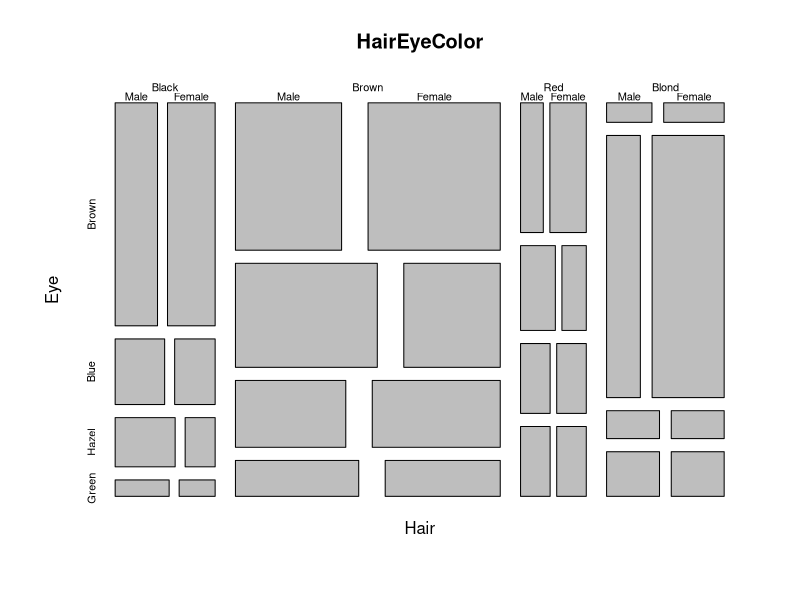
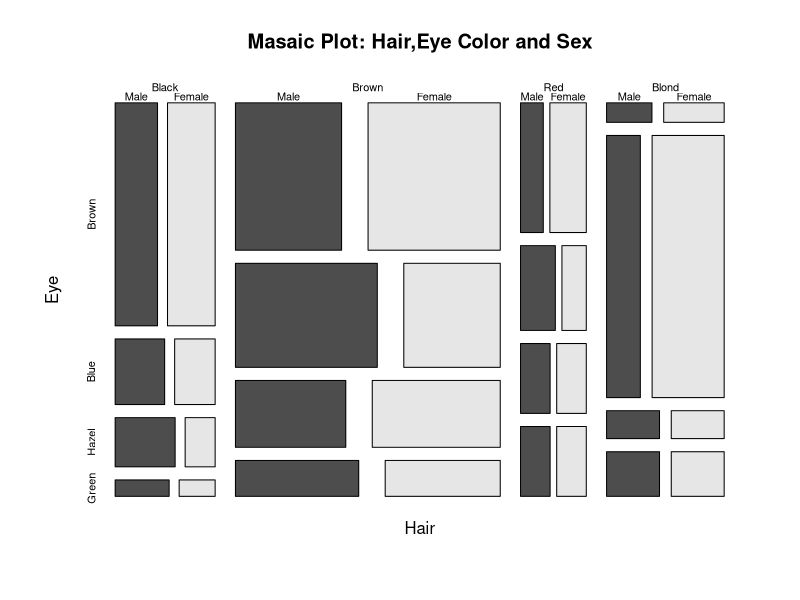
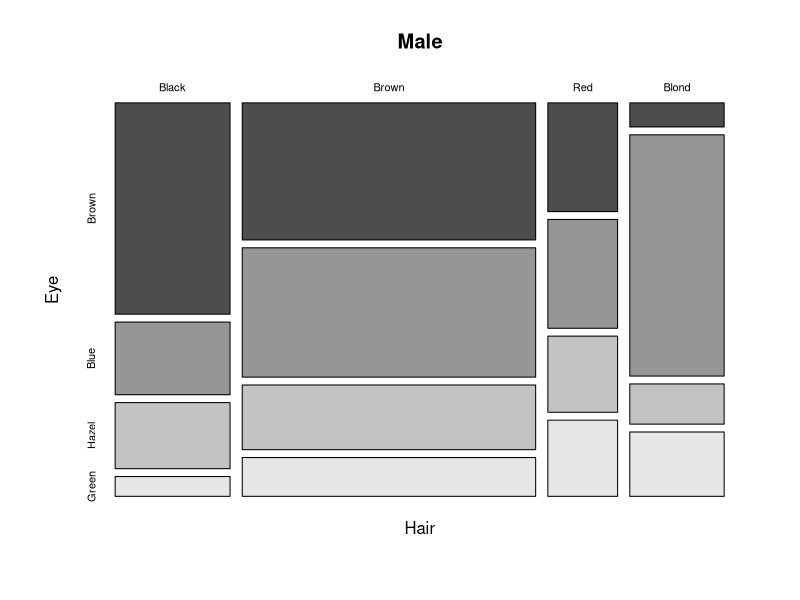
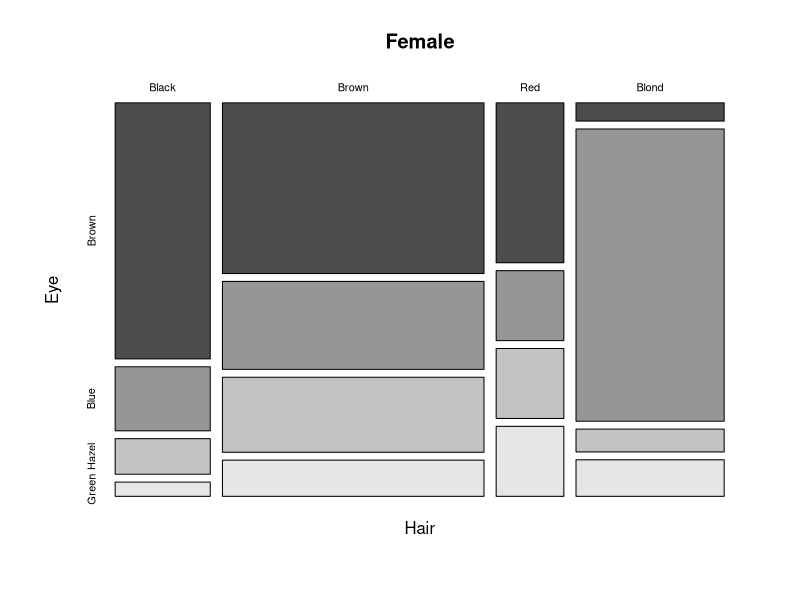

Recreate these plots in R, in order. (Note: this script raises an error after producing the figures.)
#Load dataset
data(HairEyeColor)
#Check structure
str(HairEyeColor)
View(HairEyeColor)
?HairEyeColor
#Very Basic Mosaic plot(Base R)
mosaicplot(HairEyeColor)
#Add Title and Colors
mosaicplot(HairEyeColor,main="Masaic Plot: Hair,Eye Color and Sex",
           color=TRUE)
#Masaic Plots by sex
par(mfrom=c(1,2))
mosaicplot(HairEyeColor[,,"Male"],main="Male",color=TRUE)
mosaicplot(HairEyeColor[,,"Female"],main="Female",color=TRUE)
par(mfrom=c(1,1))
#custom colors
mosaicplot(HairEye2D,col=c("brown","black","red","yellow"),
           main="Hair vs Eye Color(Custom")
install.packages("vcd")
library(vcd)
mosaic(HairEyeColor,shade=TRUE,legend=TRUE,
       main="Shaded Mosaic Plot(vcd)")
#convert dataset to data frame(for ggplot)
hair_eye_df<-as.data.frame(HairEyeColor)
head(hair_eye_df)
#ggplot alternative (proportional mosaic-style plot)
library(ggplot2)
ggplot(hair_eye_df,aes(x=Hair,y=Freq,fill=Eye))+
  geom_bar(stat="identity",position="fill")+
  facet_wrap(~Sex)+
  labs(
    title="Proportional Distribution of Eye Color by Hair",
    y="Proportion"
  )+
  theme_minimal()
#Advanced mosaic with residual shading 
masaic(~Hair+Eye+Sex,data=hair_eye_df,shade=TRUE,legend=TRUE)
